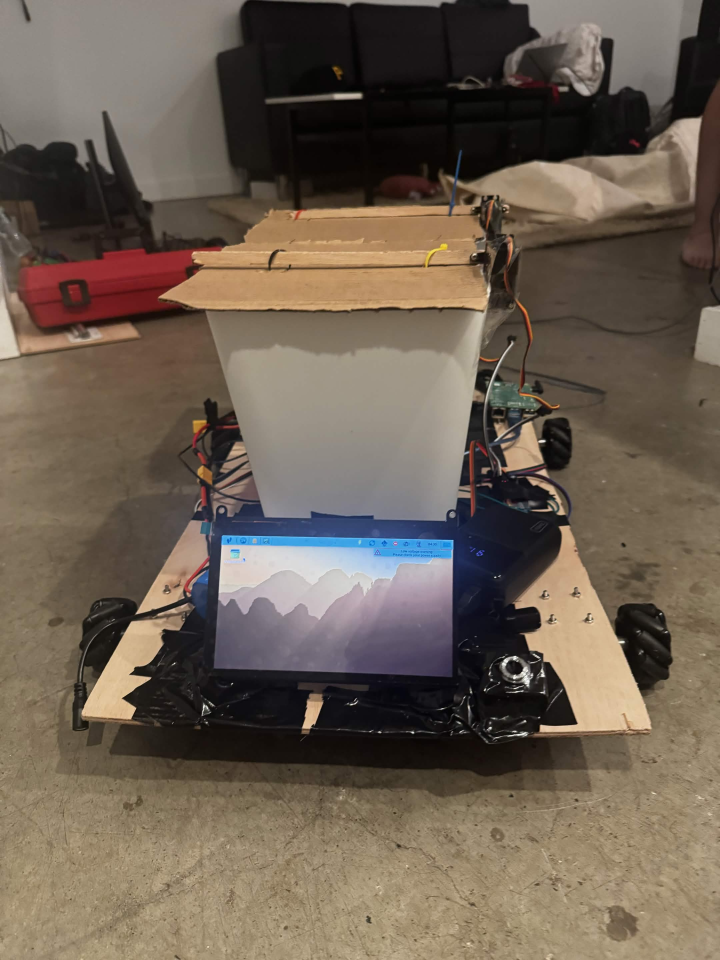
#> input picture Media/IMG_2706.jpg, 2160 x 2880 px (shown at 1/3 size); its folder holds 6 pictures in this run
$ python build_video-v6.py
#> lines starting #> are read from the running program, lines starting #| are printed output that depends on the picture
from pathlib import Path
import subprocess, wave, json
import numpy as np
from PIL import Image, ImageOps, ImageDraw, ImageFont

ROOT=Path(__file__).resolve().parents[2]
OUT=ROOT/'output/video'; A=OUT/'assets'; A.mkdir(exist_ok=True)
W,H=1920,1080
BG='#10191d'; WHITE='#eff7f4'; GREEN='#a2efb6'; MUTED='#a3b8b6'
def font(n,bold=False): return ImageFont.truetype('C:/Windows/Fonts/'+('segoeuib.ttf' if bold else 'segoeui.ttf'),n)
def run(args): subprocess.run(['ffmpeg','-hide_banner','-loglevel','error','-y',*map(str,args)],check=True)
def base(k,tag,title,lines,layout='side'):
 im=Image.new('RGB',(W,H),BG);d=ImageDraw.Draw(im)
 d.rounded_rectangle((80,80,425,130),25,fill=GREEN);d.text((102,87),'LITTER-ALLY TRASH',font=font(26,True),fill=BG)
 d.text((80,195),tag.upper(),font=font(25,True),fill=GREEN)
 if layout=='side':
  y=265
  for line in title.split('\n'): d.text((76,y),line,font=font(88,True),fill=WHITE);y+=108
  y+=38
  for line in lines: d.text((80,y),line,font=font(34),fill=MUTED);y+=52
 else:
  d.text((78,234),title,font=font(64,True),fill=WHITE)
  d.text((80,320),'  /  '.join(lines),font=font(30),fill=MUTED)
 d.line((80,985,1840,985),fill='#33464a',width=2)
 d.text((80,1010),'LITTER-ALLY TRASH  |  PROJECT DEMO',font=font(23,True),fill=MUTED)
 # Clean footer without scene numbers
 return im
def photo(im,name,box):
 p=ImageOps.exif_transpose(Image.open(ROOT/'Media'/name)).convert('RGB')
 im.paste(ImageOps.fit(p,(box[2]-box[0],box[3]-box[1])),box[:2])
def encode_still(k,im,seconds):
 p=A/f'card-{k}.png';im.save(p)
 run(['-loop','1','-i',p,'-t',seconds,'-vf',f"fade=t=in:st=0:d=0.25,fade=t=out:st={seconds-.25}:d=0.25",'-r','30','-c:v','libx264','-preset','fast','-crf','20','-pix_fmt','yuv420p','-an',A/f'seg-{k}.mp4'])
def encode_clip(k,im,src,start,seconds,box):
 p=A/f'card-{k}.png';im.save(p);x,y,w,h=box
 vf=f'[0:v]scale={w}:{h}:force_original_aspect_ratio=decrease:force_divisible_by=2,pad={w}:{h}:(ow-iw)/2:(oh-ih)/2:color=0x10191d,setsar=1[v];[1:v][v]overlay={x}:{y}:shortest=1,fade=t=in:st=0:d=0.25,fade=t=out:st={seconds-.25}:d=0.25[out]'
 run(['-ss',start,'-i',ROOT/'Media'/src,'-loop','1','-i',p,'-filter_complex',vf,'-map','[out]','-t',seconds,'-r','30','-c:v','libx264','-preset','fast','-crf','20','-pix_fmt','yuv420p','-an',A/f'seg-{k}.mp4'])

def site_card(k,tag,title,lines,name,crop,seconds,note):
 im=base(k,tag,title,lines,'wide')
 p=Image.open(A/name).convert('RGB').crop(crop);p=ImageOps.contain(p,(1760,540))
 im.paste(p,((W-p.width)//2,395));d=ImageDraw.Draw(im)
 d.text((80,948),note,font=font(22),fill=GREEN)
 encode_still(k,im,seconds);print(f'{k}/9 {tag}',flush=True)

def result_frame(k,name,title,caption):
 im=Image.open(A/name).convert('RGB').crop((438,315,1760,1080)).resize((W,H),Image.Resampling.LANCZOS)
 d=ImageDraw.Draw(im);d.rectangle((0,0,W,95),fill=BG);d.text((38,20),'LITTER-ALLY TRASH',font=font(32,True),fill=GREEN);d.text((660,18),title,font=font(40,True),fill=WHITE)
 d.rectangle((0,982,W,H),fill=BG);d.text((38,1008),caption,font=font(30),fill=WHITE);# No scene numbers
 return im

def result_clip(k,start,seconds,name,title,caption):
 overlay=Image.new('RGBA',(W,H),(0,0,0,0));d=ImageDraw.Draw(overlay)
 d.rectangle((0,0,W,95),fill=BG);d.text((38,20),'LITTER-ALLY TRASH',font=font(32,True),fill=GREEN);d.text((660,18),title,font=font(40,True),fill=WHITE)
 d.rectangle((0,982,W,H),fill=BG);d.text((38,1008),caption,font=font(30),fill=WHITE);# No scene numbers
 path=A/f'overlay-{k}.png';overlay.save(path)
 vf=f'[0:v]crop=1322:764:438:316,scale=1920:1080,setsar=1[v];[v][1:v]overlay=0:0:shortest=1,fade=t=in:st=0:d=0.2,fade=t=out:st={seconds-.2}:d=0.2[out]'
 run(['-ss',start,'-i',ROOT/'Media/more video.mp4','-loop','1','-i',path,'-filter_complex',vf,'-map','[out]','-t',seconds,'-r','30','-c:v','libx264','-preset','fast','-crf','20','-pix_fmt','yuv420p','-an',A/f'seg-{k}.mp4'])
 print(f'{k}/11 {title}',flush=True)

def paired_demo():
 im=Image.new('RGB',(W,H),BG);d=ImageDraw.Draw(im)
 d.text((35,24),'LITTER-ALLY TRASH',font=font(36,True),fill=GREEN)
 d.text((35,91),'WEBSITE: LOCAL AI & BIN RESULT',font=font(25,True),fill=WHITE)
 d.text((1400,91),'OUTSIDE VIEW',font=font(25,True),fill=WHITE)
 d.text((35,1003),'Camera -> Local AI -> Trash or recycling -> Matching lid',font=font(32,True),fill=WHITE)
 # No scene numbers
 path=A/'paired-background.png';im.save(path)
 vf='[0:v]crop=1322:964:438:110,scale=1320:852:force_original_aspect_ratio=decrease:force_divisible_by=2,pad=1320:852:(ow-iw)/2:(oh-ih)/2:color=0x10191d,setsar=1,setpts=PTS-STARTPTS[screen];[1:v]scale=480:852:force_original_aspect_ratio=decrease:force_divisible_by=2,pad=480:852:(ow-iw)/2:(oh-ih)/2:color=0x10191d,setsar=1,setpts=PTS-STARTPTS[outside];[2:v][screen]overlay=30:130:shortest=1[bg];[bg][outside]overlay=1400:130:shortest=1,fade=t=in:st=0:d=0.25,fade=t=out:st=21.75:d=0.25[out]'
 run(['-ss','154','-i',ROOT/'Media/more video.mp4','-ss','19','-i',ROOT/'Media/more video Outsider Perspective.MOV','-loop','1','-i',path,'-filter_complex',vf,'-map','[out]','-t','22','-r','30','-c:v','libx264','-preset','fast','-crf','19','-pix_fmt','yuv420p','-an',A/'seg-5.mp4'])
 print('3/8 synchronized website + outside',flush=True)

def cloud_card():
 im=base(11,'Shared detection records','One database. Every screen.',['Detections stored in TigerData PostgreSQL','Shared across computers and phones'],'wide');d=ImageDraw.Draw(im)
 d.rounded_rectangle((660,430,1260,625),30,fill='#24433a',outline=GREEN,width=3)
 d.text((740,466),'TigerData',font=font(64,True),fill=WHITE);d.text((754,548),'Shared detection records',font=font(28),fill=GREEN)
 for x,title,sub in [(80,'COMPUTER','Browser dashboard'),(1330,'PHONE','Browser dashboard')]:
  d.rounded_rectangle((x,690,x+510,895),25,fill='#1c2b30');d.text((x+45,722),title,font=font(40,True),fill=WHITE);d.text((x+45,791),sub,font=font(29),fill=MUTED)
 d.line((810,625,335,690),fill=GREEN,width=5);d.line((1110,625,1585,690),fill=GREEN,width=5)
 d.text((640,927),'The same items, bins and history on each device.',font=font(28),fill=GREEN)
 encode_still(11,im,10);print('11 Shared TigerData',flush=True)

def media_panel(k,tag,title,lines,src,seconds,box,retain_note=None):
 im=base(k,tag,title,lines)
 if retain_note:ImageDraw.Draw(im).text((80,930),retain_note,font=font(25),fill=GREEN)
 encode_clip(k,im,src,0,seconds,box);print(f'{k} {tag}',flush=True)

im=base(1,'Litter-ally Trash','Show it.\nSort it.',['A mobile trash-sorting robot.','A connected web dashboard.']);photo(im,'IMG_2706.jpg',(1050,55,1840,950));encode_still(1,im,4);print('1 Intro',flush=True)
#> after the loop in base, `for line in title.split('\n'): d.text((76,y),line,font=font(88,True),f..`: y = 481
#> in base, `y+=38`: y = 519
#> the loop in base, `for line in lines: d.text((80,y),line,font=font(34),fill=MUTED);y+=52` made 2 passes
#> y on passes 1 to 2: 571, 623
#> after the loop in base, `for line in lines: d.text((80,y),line,font=font(34),fill=MUTED);y+=52`: y = 623
#> in photo, p is the input picture: PIL image 2160x2880 RGB; mean R, G, B 108.6, 95.5, 82.3
im=base(2,'The hardware','Two bins.\nOne build.',['Separate trash and recycling.','Independently controlled lids.','A camera and a mobile platform.']);photo(im,'IMG_3594.jpg',(1050,55,1430,950));photo(im,'IMG_3597.jpg',(1450,55,1840,950));encode_still(2,im,5);print('2 Hardware',flush=True)
#> the loop in base (call 2), `for line in lines: d.text((80,y),line,font=font(34),fill=MUTED);y+=52` made 3 passes
#> y on passes 1 to 3: 571, 623, 675
#> call 2 of photo, with name = 'IMG_3594.jpg', box = (1050, 55, 1430, 950)
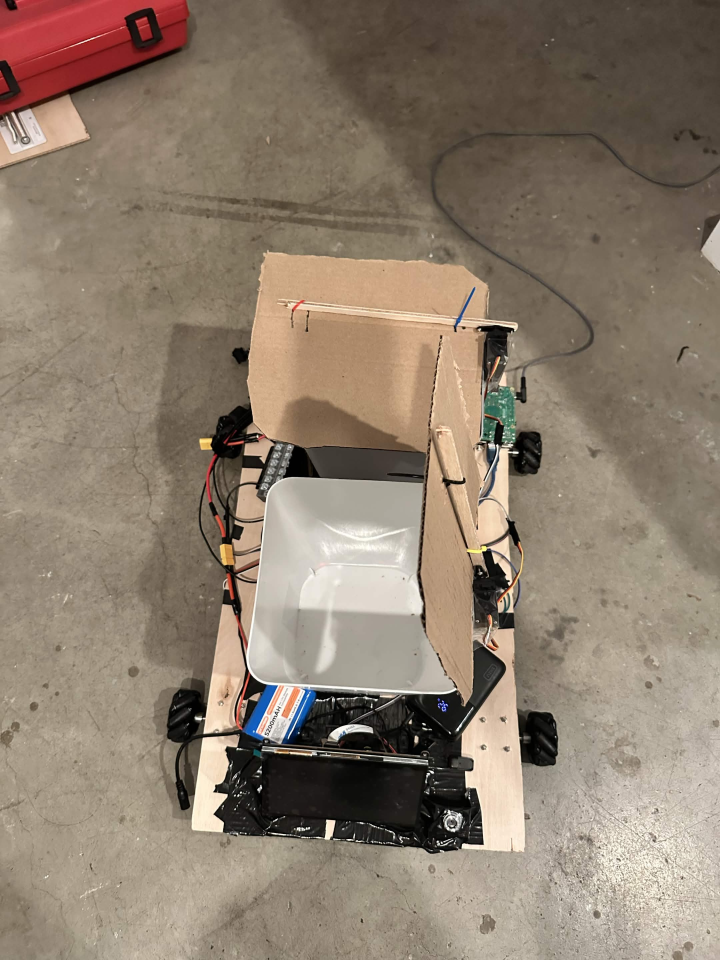
#> input picture Media/IMG_3594.jpg, 2160 x 2880 px (shown at 1/3 size)
#> in photo, p is the input picture: PIL image 2160x2880 RGB; mean R, G, B 141.1, 125.9, 109.9
#> call 3 of photo, with name = 'IMG_3597.jpg', box = (1450, 55, 1840, 950)
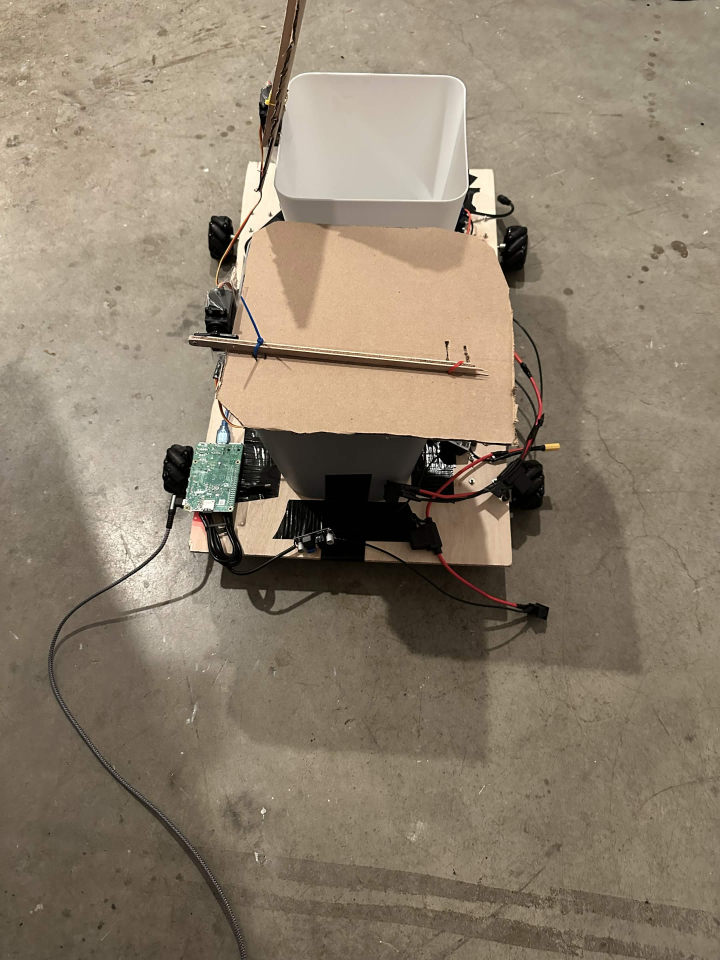
#> input picture Media/IMG_3597.jpg, 2160 x 2880 px (shown at 1/3 size)
#> in photo, p is the input picture: PIL image 2160x2880 RGB; mean R, G, B 141.7, 128.1, 109.3
#> in photo (call 3), `im.paste(ImageOps.fit(p,(box[2]-box[0],box[3]-box[1])),box[:2])`:
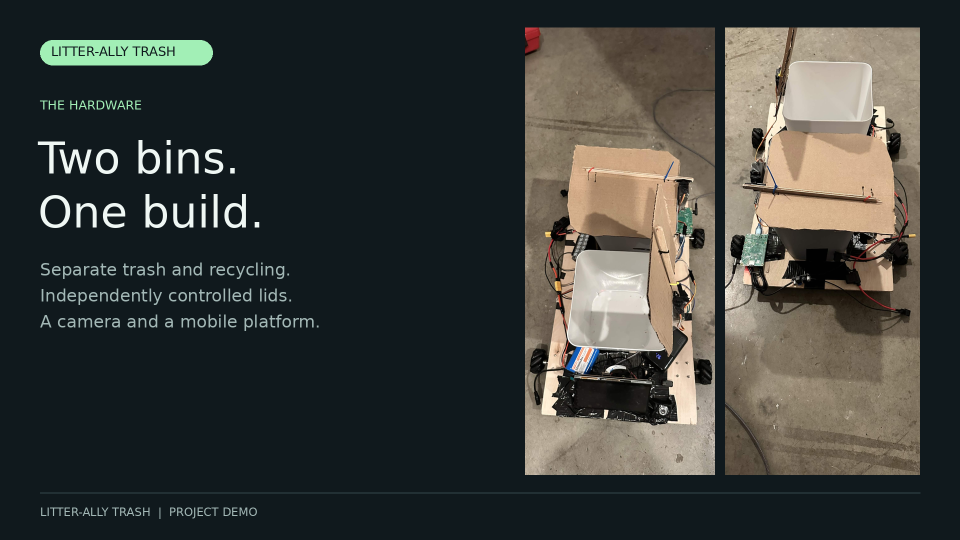
#> im: PIL image 1920x1080 RGB (shown at 1/2 size); mean R, G, B 60.2, 62.1, 58.3
media_panel(3,'On the move','A bin that\ncomes to you.',['Watch the mobile platform','move around the room.','The website provides','the driving controls.'],'movingVideo.MOV',20,(1120,35,516,916))
#> in media_panel, `im=base(k,tag,title,lines)`:
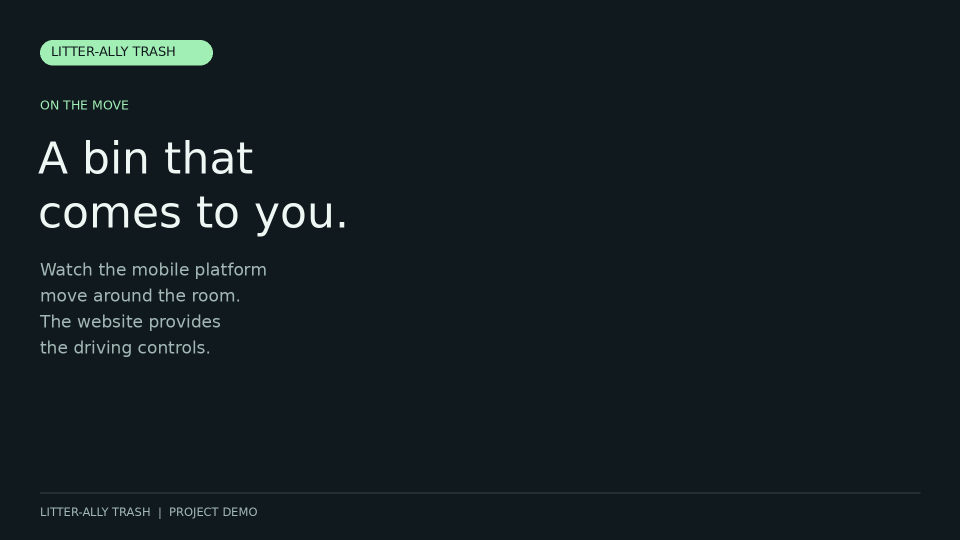
#> im: PIL image 1920x1080 RGB (shown at 1/2 size); mean R, G, B 20, 29.6, 33
#| 3 On the move
im=base(4,'Local AI model','What are you\nholding?',['Camera frames go to a local','CLIP vision model on the laptop.','It identifies the object and','assigns trash or recycling.']);photo(im,'IMG_3595.jpg',(1050,55,1840,950));encode_still(4,im,7);print('4 Local AI',flush=True)
#> call 4 of photo, with name = 'IMG_3595.jpg', box = (1050, 55, 1840, 950)
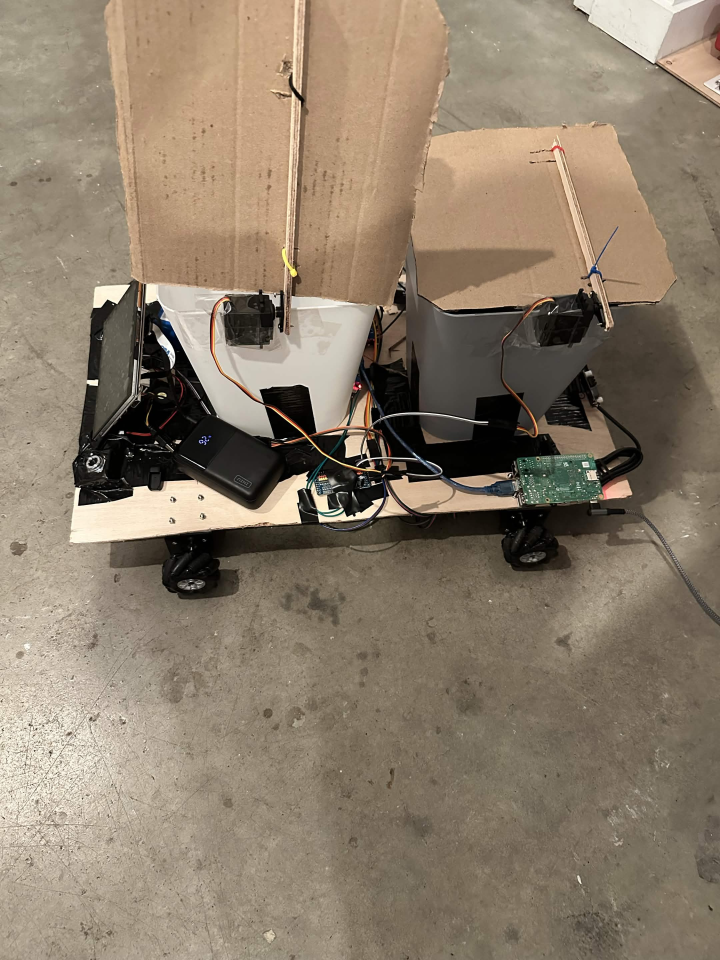
#> input picture Media/IMG_3595.jpg, 2160 x 2880 px (shown at 1/3 size)
#> in photo, p is the input picture: PIL image 2160x2880 RGB; mean R, G, B 139.9, 125.3, 107
#> in photo (call 4), `im.paste(ImageOps.fit(p,(box[2]-box[0],box[3]-box[1])),box[:2])`:
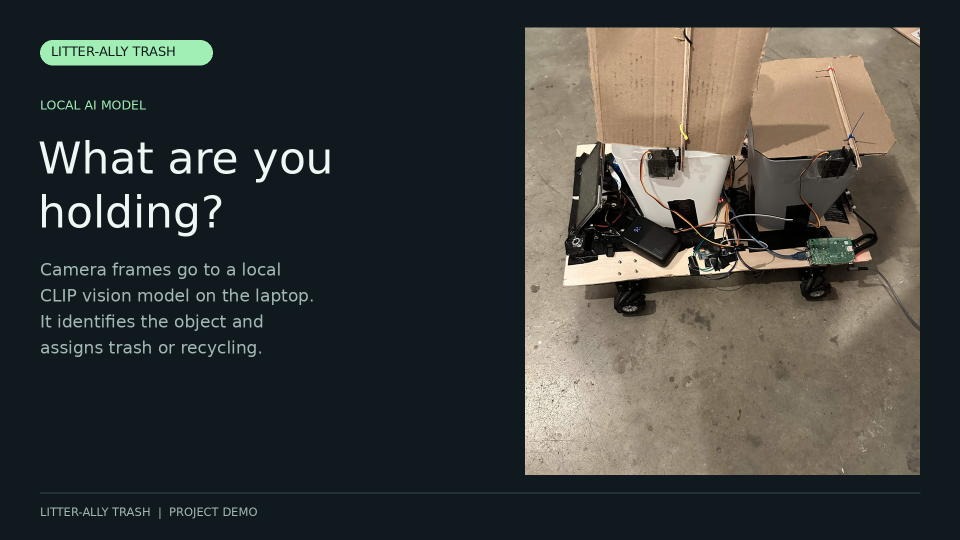
#> im: PIL image 1920x1080 RGB (shown at 1/2 size); mean R, G, B 61.2, 62.9, 58.8
paired_demo()
#> in paired_demo, `path = A / 'paired-background.png'`:
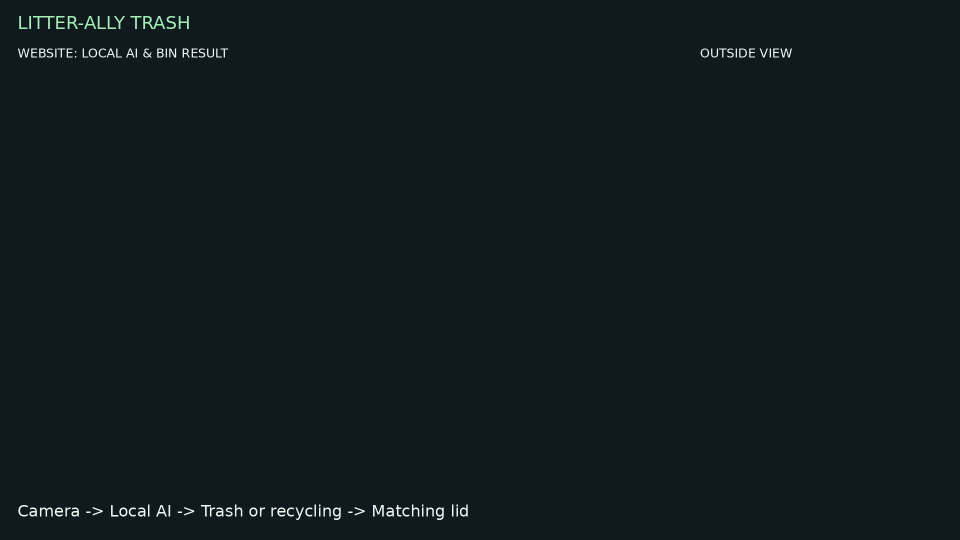
#> saved as paired-background.png: PIL image 1920x1080 RGB (shown at 1/2 size); mean R, G, B 17.1, 26.2, 30.1
im=result_frame(6,'real-scanner.png','Bottle -> RECYCLING','Local model recognizes a plastic water bottle and selects the recycling bin.');encode_still(6,im,4);print('6 Recycling',flush=True)
#> (the run stopped early here; a loop or call above may not have finished)
